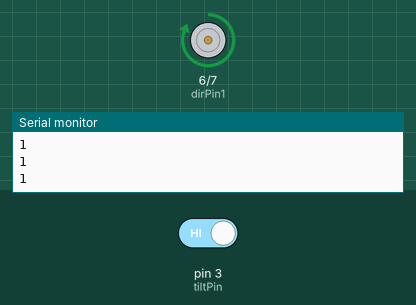
This sketch was run on a simulated Arduino Uno, built with avr-gcc and run on an emulated ATmega328P. Shown: motor-driver pin pairs drawn as motors (green arrow = first pin HIGH = forward, orange = second pin HIGH = backward, longer = more drive, scaled by the enable pin), the last lines printed to the serial monitor. The inputs (shaded band) are chosen by the test bench; at power-on: pin 3 (tiltPin) HIGH.

Above: at 2.4 s.
2.5 s: pin 3 (tiltPin) driven LOW
At 5.2 s:
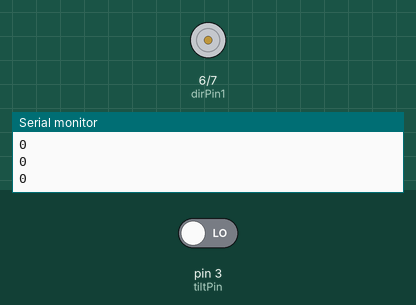
5.5 s: pin 3 (tiltPin) driven HIGH
At 7.1 s:
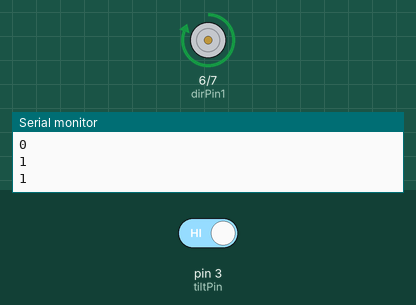
Timing chart, 0 to 8.6 s (numbered marks = the images above; inputs shaded):
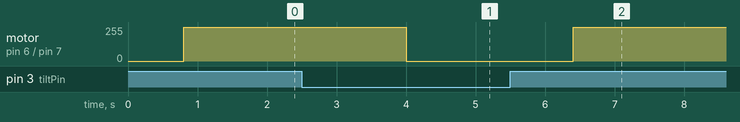

The sketch:

tilt_dc_motor_control.ino
```cpp
int tiltPin = 3;
int speedPin = 5;
int dirPin1 = 6;
int dirPin2 = 7;

int tiltVal;

int mSpeed = 255;

void setup ()
{
    Serial.begin(9600);
  	pinMode(tiltPin, INPUT);
  	pinMode(speedPin, OUTPUT);
  	pinMode(dirPin1, OUTPUT);
  	pinMode(dirPin2, OUTPUT);

  	digitalWrite(tiltPin, HIGH);
}

void loop ()
{
  	tiltVal = digitalRead(tiltPin);
  	Serial.println(tiltVal);
  	delay(800);

  	digitalWrite(dirPin1, HIGH);
  	digitalWrite(dirPin2, LOW);

  	if(tiltVal == 0)
    {
      analogWrite(speedPin, 0);
    }
  	else if(tiltVal == 1)
    {
      analogWrite(speedPin, mSpeed);
    }
}
```

Measured:
- after the input at 2.5 s, motor on pin 6 (dirPin1) / pin 7 (dirPin2): forward 255/255 → stopped after 1.5 s
- after the input at 5.5 s, motor on pin 6 (dirPin1) / pin 7 (dirPin2): stopped → forward 255/255 after 0.90 s
